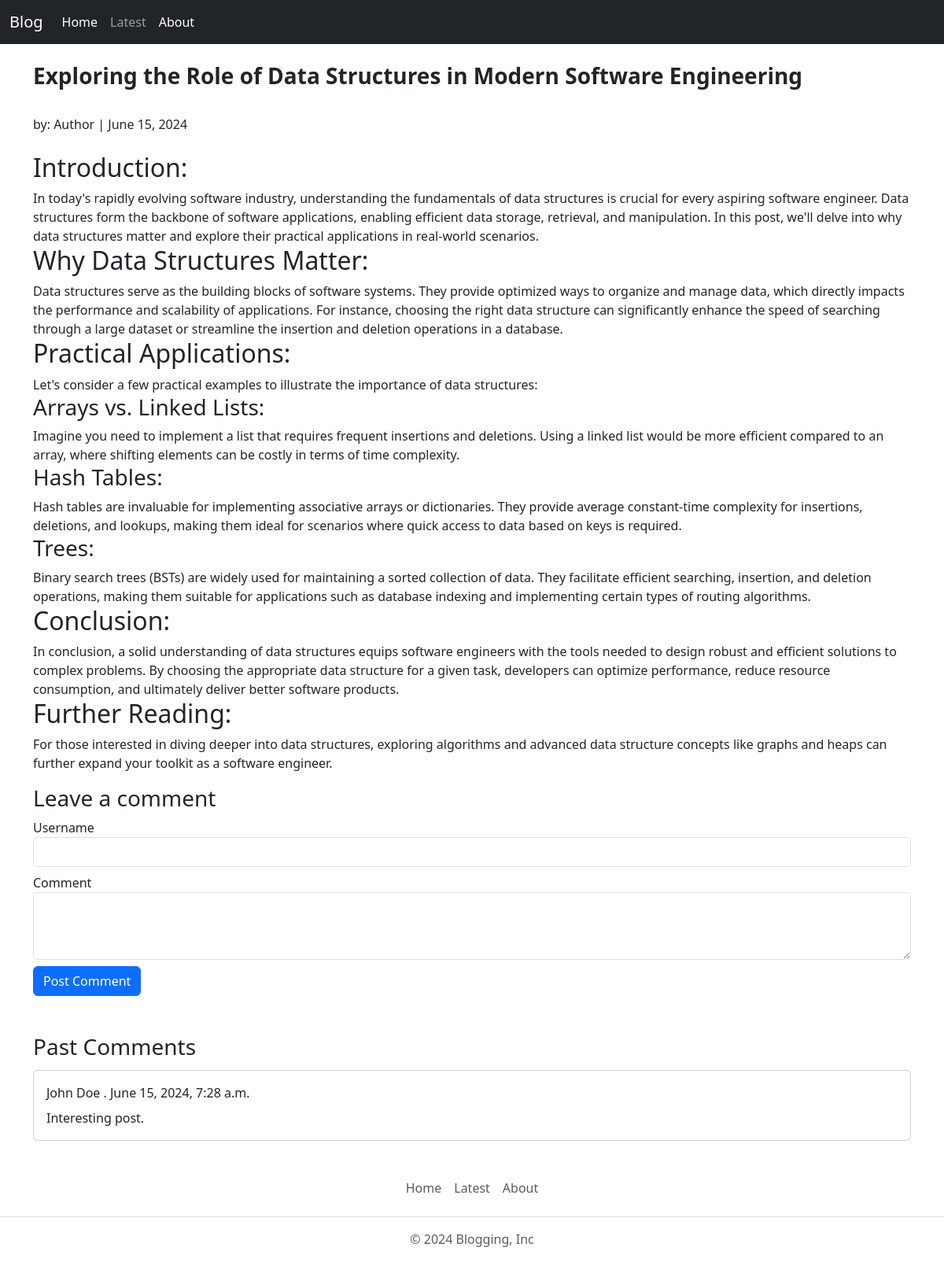
/blog/post/3/, run on the app's committed database.
### blogging/models.py (models this page shows, shortened)
class post(models.Model):
    id = models.BigAutoField(primary_key=True)
    title = models.CharField(max_length=300)
    pub_date = models.DateField("Published Date")
    content = models.TextField(default="Content")

class comment(models.Model):
    post = models.ForeignKey(post,on_delete=models.CASCADE)
    username = models.CharField(max_length=200)
    comment_text = models.TextField(default="This is a comment")
    pub_date = models.DateTimeField(auto_now_add=True)

### blogging/views.py (the view)
# urls.py: path("post/<int:id>/",views.post_detail,name="detail"),
def post_detail(request,id):
    try:
        pst=post.objects.get(pk=id)
    except post.DoesNotExist:
        raise Http404("The requested post does not exist.")
    latest_postId = post.objects.latest('id').id
    comments = reversed(list(comment.objects.all().filter(post = pst)))
    context = {
        "title":pst.title,
        "post_id":pst.id,
        "content":pst.content,
        "date":pst.pub_date,
        "latest_post_id":latest_postId,
        "comments":comments,
    }
    return render(request,"detail-post.html",context)

### blogging/templates/detail-post.html (shortened to what this page needs)
{% extends 'base.html' %}
{% block body %}
<h3 class="my-3 pb-3 fw-bold">{{title}}</h3>
<p class="my-3 pb-2">by: Author | {{date}} </p>
<p>
    {{content|safe}}
</p>
{% endblock body %}
{% block comment %}
<div class="comment-section">
    <h3>Leave a comment</h3>
    <form id="comment-form" method="post">
        <div class="comment-form">
            <div class="form-group">
                <label for="username">Username</label>
                <input type="text" class="form-control mb-2" id="username">
            </div>
            <div class="form-group mb-2">
                <label for="comment">Comment</label>
                <textarea class="form-control" id="comment" rows="3"></textarea>
            </div>
            <button type="submit" class="btn btn-primary" id="post-comment">Post Comment</button>
        </div>
    </form>
</div>
</div>
<div class="container mt-2">
    <h3 class="pb-1">Past Comments</h3>
    <ul class="list-unstyled">
        {% for comment in comments %}
        <li>
            <div class="card comment-card">
                <div class="card-body">
                    <div class="comment-header">
                        <div class="comment-username fs-15">{{ comment.username }} . {{comment.pub_date}}</div>
                    </div>
                    <div class="mt-2 fs-8 comment-preview" id = "preview-{{comment.id}}">{{ comment.comment_text|truncatechars:125 }}
                    </div>
                </div>
            </div>
        </li>
        {% endfor %}
    </ul>
</div>
{% endblock comment %}

### data on the page
post: title "Exploring the Role of Data Structures in Modern Software Engineering", pub_date "June 15, 2024", content "Introduction: In today's rapidly evolving software industry, understanding the fundamentals of data structures is crucial for every aspiring software engineer. Data structures form the backbone of software applications, enabling efficient data storage, retrieval, and manipulation. In this post, we'll delve into why data structures matter and explore their practical applications in real-world scenarios. Why Data Structures Matter: Data structures serve as the building blocks of software systems. They provide optimized ways to organize and manage data, which directly impacts the performance and scalability of applications. For instance, choosing the right data structure can significantly…"
comment: username "John Doe", pub_date "June 15, 2024, 7:28 a.m.", comment_text "Interesting post."
